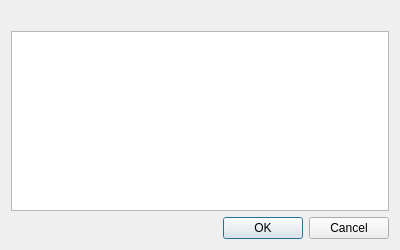
<?xml version="1.0" encoding="UTF-8"?>
<ui version="4.0">
 <class>CMachineSelectionDialog</class>
 <widget class="QDialog" name="CMachineSelectionDialog">
  <property name="geometry">
   <rect>
    <x>0</x>
    <y>0</y>
    <width>400</width>
    <height>250</height>
   </rect>
  </property>
  <property name="windowTitle">
   <string>Select Machine</string>
  </property>
  <layout class="QVBoxLayout" name="verticalLayout">
   <item>
    <widget class="QLabel" name="MachinesLabel">
     <property name="text">
      <string/>
     </property>
    </widget>
   </item>
   <item>
    <widget class="QListWidget" name="Machines"/>
   </item>
   <item>
    <widget class="QDialogButtonBox" name="ButtonBox">
     <property name="orientation">
      <enum>Qt::Horizontal</enum>
     </property>
     <property name="standardButtons">
      <set>QDialogButtonBox::Cancel|QDialogButtonBox::Ok</set>
     </property>
    </widget>
   </item>
  </layout>
 </widget>
 <resources/>
 <connections>
  <connection>
   <sender>ButtonBox</sender>
   <signal>accepted()</signal>
   <receiver>CMachineSelectionDialog</receiver>
   <slot>accept()</slot>
   <hints>
    <hint type="sourcelabel">
     <x>248</x>
     <y>254</y>
    </hint>
    <hint type="destinationlabel">
     <x>157</x>
     <y>274</y>
    </hint>
   </hints>
  </connection>
  <connection>
   <sender>ButtonBox</sender>
   <signal>rejected()</signal>
   <receiver>CMachineSelectionDialog</receiver>
   <slot>reject()</slot>
   <hints>
    <hint type="sourcelabel">
     <x>316</x>
     <y>260</y>
    </hint>
    <hint type="destinationlabel">
     <x>286</x>
     <y>274</y>
    </hint>
   </hints>
  </connection>
 </connections>
</ui>
